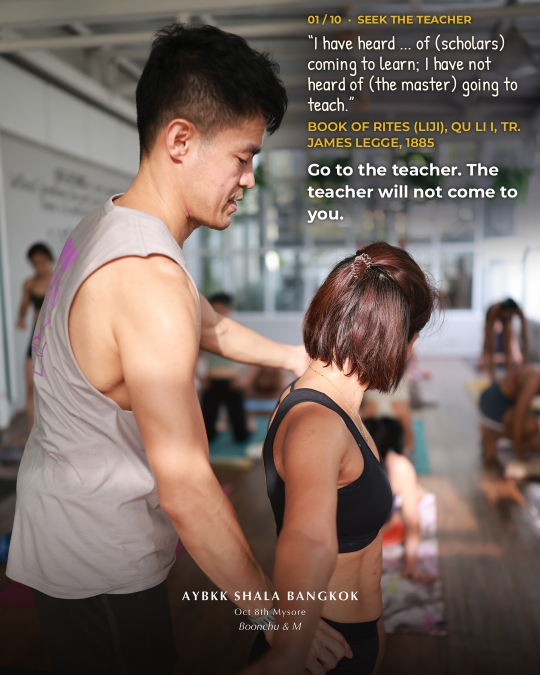
#> input picture bots/media/2026-10-08-seek-teacher/1/01_8-119.jpg, 1080 x 1350 px (shown at 1/2 size)
$ python -i crop_o4.py   (imports and definitions only)
#> lines starting #> are read from the running program, lines starting #| are printed output that depends on the picture
# 4:5, no side bars, no cut heads. Cut top t + bottom b (t+b=1/6). If the bottom cut hides the
# watermark, lift it from the same photo and paste it back the same distance from the bottom.
from PIL import Image, ImageFilter
import numpy as np, sys, os
sys.path.insert(0, os.path.dirname(os.path.abspath(__file__)))
from ai_edge_litert.interpreter import Interpreter
T={'8-004': 0.12, '8-012': 0.12, '8-017': 0.12, '8-027': 0.12, '8-031': 0.12, '8-052': 0.12, '8-085': 0.0, '8-098': 0.12, '8-101': 0.12, '8-103': 0.0, '8-105': 0.12, '8-110': 0.12, '8-111': 0.12, '8-117': 0.0, '8-119': 0.0, '8-120': 0.12, '8-124': 0.12, '8-134': 0.12, '8-137': 0.12, '8-140': 0.0, '8-142': 0.12, '8-144': 0.12, '8-148': 0.12, '8-149': 0.0, '8-153': 0.12, '8-154': 0.12, '8-157': 0.12, '8-158': 0.07, '8-160': 0.0, '8-167': 0.12}
MOVE={'8-158':0.005}
MOVEX={'8-158':1020}
# [1 line that did not run here, left out]
# [1 line that did not run here, left out]
def mask(img):
    x=np.asarray(img.convert('RGB').resize((257,257)),dtype=np.float32)/127.5-1
    it.set_tensor(inp['index'],x[None]); it.invoke()
    m=(np.argmax(it.get_tensor(outd['index'])[0],-1)==15).astype(np.uint8)*255
    return Image.fromarray(m).resize((1080,1350),Image.BILINEAR)

# [30 lines not run here, left out]

>>> from PIL import Image
>>> picture = Image.open('1/01_8-119.jpg')
#> picture is the input picture: PIL image 1080x1350 RGB; mean R, G, B 121, 105, 97.6
>>> result = mask(picture)
#> in mask, `x=np.asarray(img.convert('RGB').resize((257,257)),dtype=np.float32)/12..`:
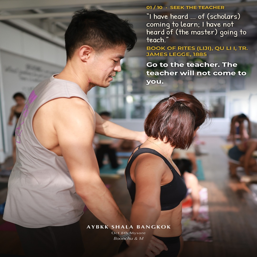
#> x: shape (257, 257, 3) float32; mean R, G, B -0.0514, -0.177, -0.234; drawn with min black and max white
#> (the run stopped early here; a loop or call above may not have finished)

$ run again, on bots/media/2026-10-08-seek-teacher/1/03_8-144.jpg
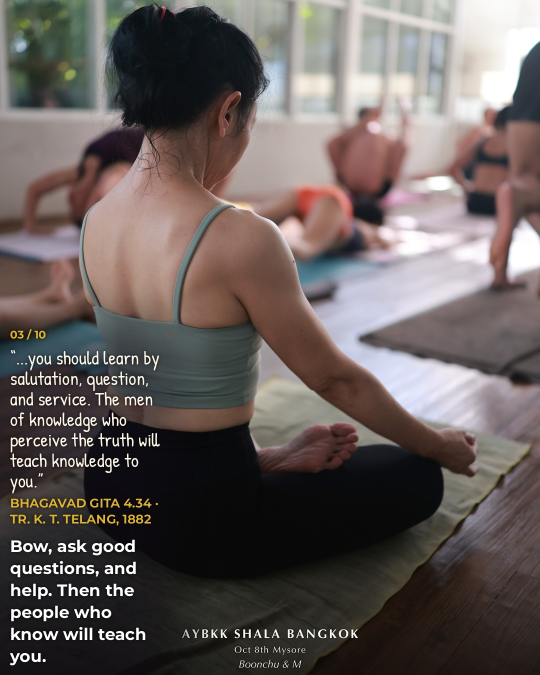
#> input picture bots/media/2026-10-08-seek-teacher/1/03_8-144.jpg, 1080 x 1350 px (shown at 1/2 size)
#> picture is the input picture: PIL image 1080x1350 RGB; mean R, G, B 101.7, 93.2, 90.7
#> in mask, `x=np.asarray(img.convert('RGB').resize((257,257)),dtype=np.float32)/12..`:
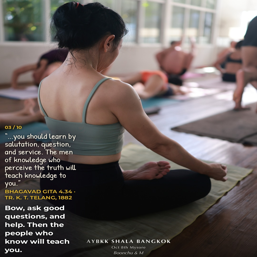
#> x: shape (257, 257, 3) float32; mean R, G, B -0.203, -0.269, -0.289; drawn with min black and max white

$ run again, on bots/media/2026-10-08-seek-teacher/1/04_8-160.jpg
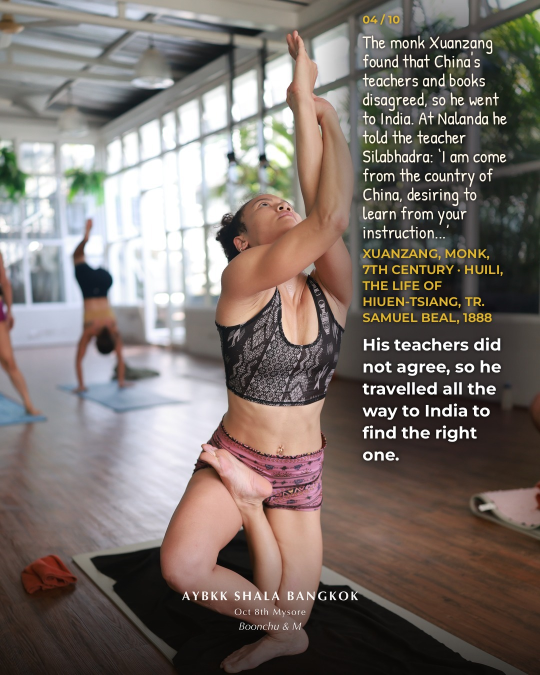
#> input picture bots/media/2026-10-08-seek-teacher/1/04_8-160.jpg, 1080 x 1350 px (shown at 1/2 size)
#> picture is the input picture: PIL image 1080x1350 RGB; mean R, G, B 121.5, 112.1, 106.8
#> in mask, `x=np.asarray(img.convert('RGB').resize((257,257)),dtype=np.float32)/12..`:
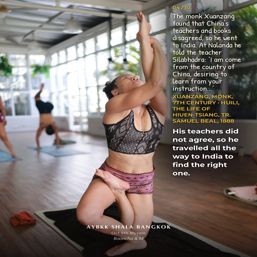
#> x: shape (257, 257, 3) float32; mean R, G, B -0.047, -0.121, -0.163; drawn with min black and max white

$ run again, on bots/media/2026-10-08-seek-teacher/1/05_8-027.jpg
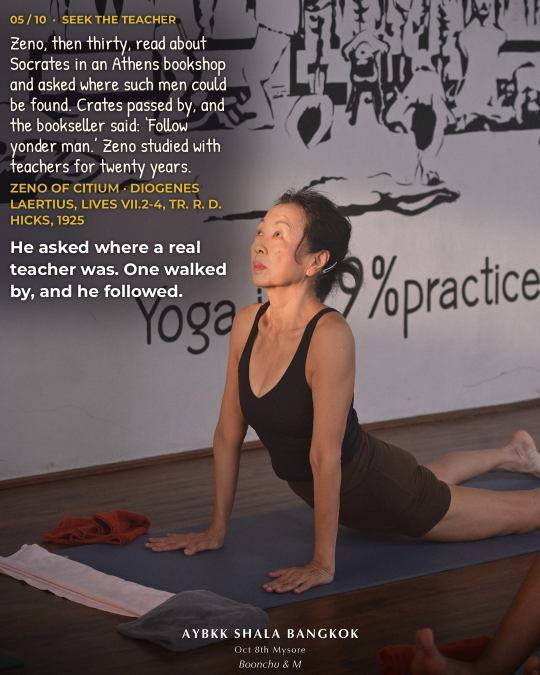
#> input picture bots/media/2026-10-08-seek-teacher/1/05_8-027.jpg, 1080 x 1350 px (shown at 1/2 size)
#> picture is the input picture: PIL image 1080x1350 RGB; mean R, G, B 97.7, 85, 84.1
#> in mask, `x=np.asarray(img.convert('RGB').resize((257,257)),dtype=np.float32)/12..`:
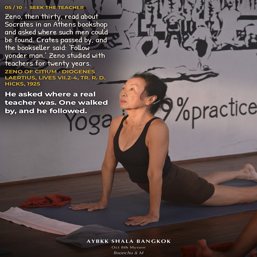
#> x: shape (257, 257, 3) float32; mean R, G, B -0.234, -0.334, -0.34; drawn with min black and max white
